Frame 1 (no input): blank canvas, image omitted
Frame 60 (no input): blank canvas, image omitted
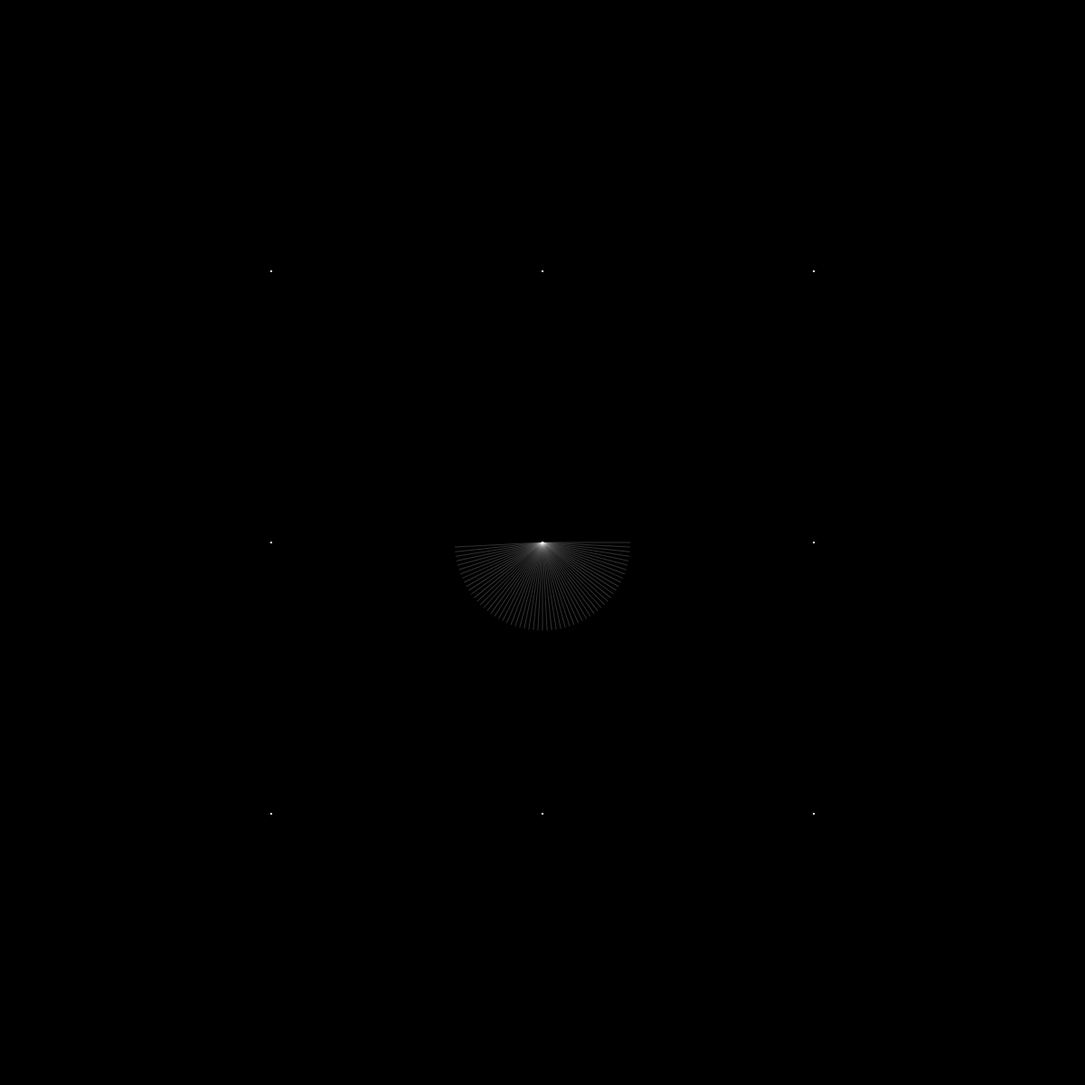
Frame 120 (the mouse pressed at the canvas centre since frame 60)

The p5.js sketch whose frames 1 and 60 were blank and that drew this single picture after the mouse press (run headless with seeded random() and noise() and a simulated clock; from frame 60 on, the mouse is pressed at the canvas centre):

// p5.js sketch
// ── sketch.js
const angleSpeed = 3;
const col = 255;

let angle = 0;
let lineLength;
let showGrid;

function mousePressed () {
  lineLength = random(70, 200);
}

function setup () {
  createCanvas(1200, 1200);
  background(0);

  lineLength = random(70, 200);
}

function draw () {
  if (mouseIsPressed) {
    push();
      strokeWeight(1);
      noFill();
      stroke(col, 50);
      translate(mouseX, mouseY);
      rotate(radians(angle));
      line(0, 0, lineLength, 0);
    pop();

    angle += angleSpeed;
  }

  grid();
}

function grid () {
  const forth = height / 4;

  stroke(255);

  point(forth * 1, forth);
  point(forth * 2, forth);
  point(forth * 3, forth);

  point(forth * 1, forth * 2);
  point(forth * 2, forth * 2);
  point(forth * 3, forth * 2);

  point(forth * 1, forth * 3);
  point(forth * 2, forth * 3);
  point(forth * 3, forth * 3);

  if (showGrid) {
    stroke(255, 0, 0);

    line(0, forth, width, forth);
    line(0, forth * 2, width, forth * 2);
    line(0, forth * 3, width, forth * 3);

    line(forth, 0, forth, height);
    line(forth * 2, 0, forth * 2, height);
    line(forth * 3, 0, forth * 3, height);
  }
}
